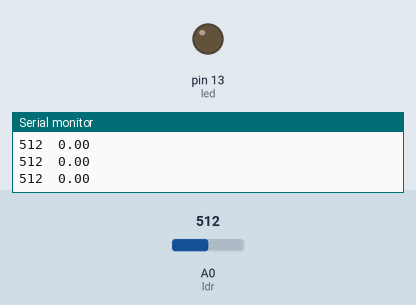
Recording of a sketch running on a simulated Arduino Uno, built with avr-gcc and run on an emulated ATmega328P. Shown: output pins drawn as LEDs (lit = HIGH), the last lines printed to the serial monitor. The test bench sets the inputs (shaded band); at power-on: A0 (ldr) = 512.

Above: at 1.3 s.
1.4 s: A0 (ldr) set to 259
2.9 s: A0 (ldr) set to 236
At 4.1 s:
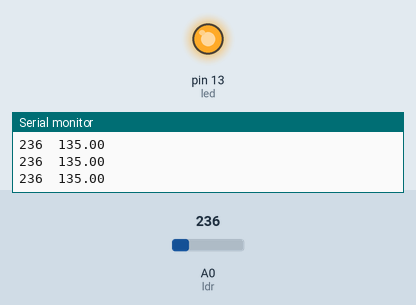
4.5 s: A0 (ldr) set to 306
At 5.3 s:
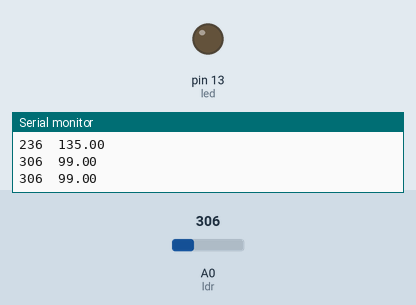
6.0 s: A0 (ldr) set to 122
At 6.6 s:
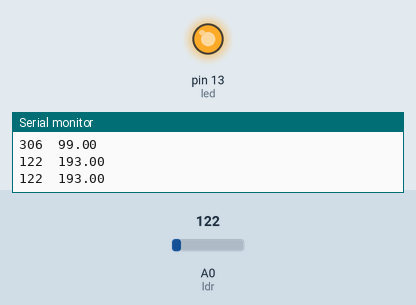
Timing chart, 0 to 8.5 s (numbered marks = the images above; inputs shaded):
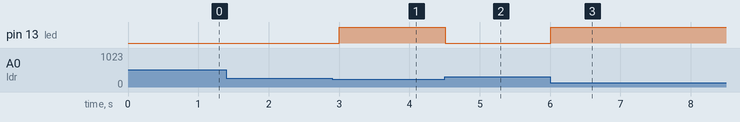

Measured:
- the behaviour switches between 251 and 250 on A0 (ldr) (found by bisection; images 0 and 1)
- after the input at 2.9 s, pin 13 (led): LOW → HIGH after 0.11 s
- after the input at 4.5 s, pin 13 (led): HIGH → LOW at once
- after the input at 6.0 s, pin 13 (led): LOW → HIGH at once

The sketch:

Light_Dependent_Resistor.ino
```cpp
int ldr=A0;
int led=13;
int reading;
float val;

void setup() {
  // put your setup code here, to run once:
  pinMode(led,OUTPUT);
  Serial.begin(9600);
}

void loop() {
  // put your main code here, to run repeatedly:
  reading=analogRead(ldr);
  Serial.print(reading);
  val=0;
  if(reading<500)
  {
    val=map(reading,0,500,255,0);
    analogWrite(led,val);
  }else{
    analogWrite(led,val);
  }
  Serial.print("  ");
  Serial.println(val);
  delay(500);
}
```
